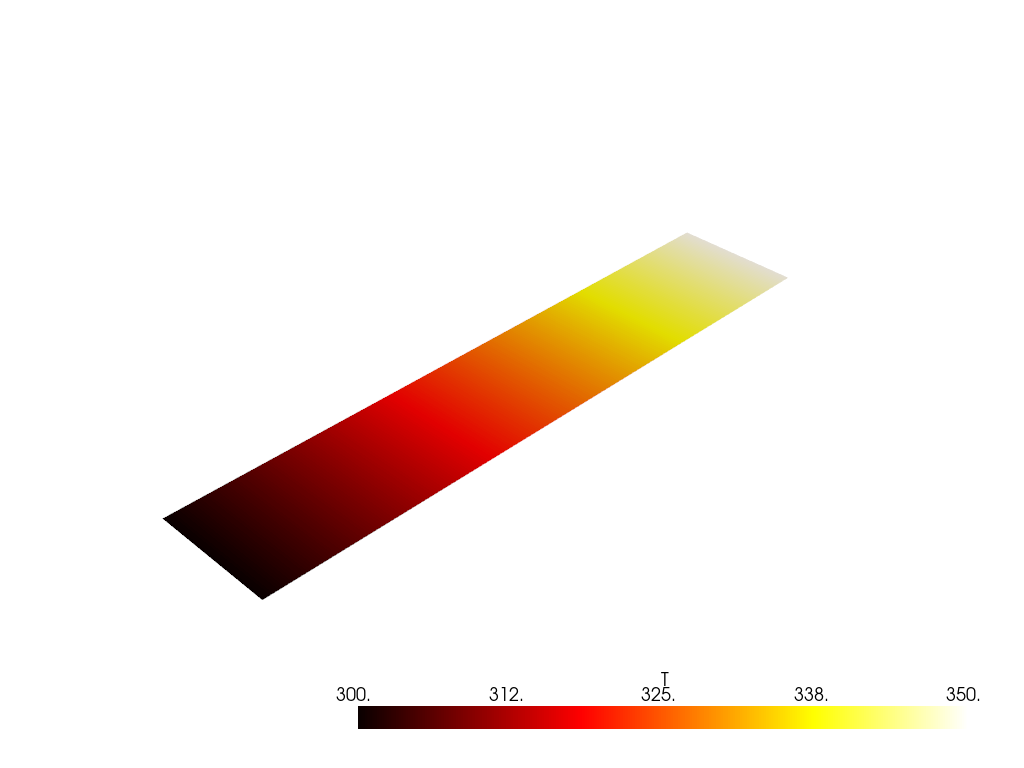

The Python source for this figure:
#!/usr/bin/env python
"""2D steady heat conduction MWE: NASTRAN-95 backend through Elmer Studio API.

Builds a 2D plate with temperature boundary conditions, solves with NASTRAN (HEAT 1),
prints measured vs theory, saves .esm project, and writes offscreen PNG.
"""
from __future__ import annotations

import os
import sys
from pathlib import Path

# Ensure we can import elmerstudio when run from anywhere
sys.path.insert(0, str(Path(__file__).resolve().parents[2]))

from elmerstudio.core import builder as B
from elmerstudio.core import project
from elmerstudio.core.geometry import build_geometry
from elmerstudio.core.meshing import build_mesh
from elmerstudio.core.results import Solution
from elmerstudio.core.study_runner import StudyRunner
import numpy as np


def main():
    # 2D plate: L=1.0m, H=0.2m
    L, H_plate = 1.0, 0.2
    T_left, T_right = 350.0, 300.0

    m = B.new_model("2D", ["ht"], "stationary")
    m.create("geom.rectangle", m.component.child("geometry"), index=0, w=str(L), h=str(H_plate))
    B.add_material(m, "Structural steel", all_domains=True)

    mn = m.component.child("mesh")
    mn.props["sequence"] = "user"
    m.create("mesh.size", mn, mode="custom", hmax="0.1", hmin="0.05")

    geo = build_geometry(m, display=False)
    ph = m.component.child("physics.ht")

    bnd_left = geo.select("boundary", xmax=0)
    bnd_right = geo.select("boundary", xmin=0.99 * L)
    assert bnd_left and bnd_right

    t1 = B.add_feature(m, ph, "ht.temperature", bnd_left)
    t1.props["T0"] = f"{T_left}[K]"

    t2 = B.add_feature(m, ph, "ht.temperature", bnd_right)
    t2.props["T0"] = f"{T_right}[K]"

    st = m.studies()[0]
    st.props["backend"] = "nastran"

    wd = project.new_workdir()
    try:
        folders = StudyRunner(m, st, wd, None, None).run()
        assert folders
        folder = folders[0]
        sol = Solution(folder)

        assert sol.meta["status"] == "converged"
        assert sol.meta["backend"] == "nastran"

        coords = sol.topo.nodes * sol.scale
        T_field = sol.names(0)["T"]
        T_exact = T_left + (T_right - T_left) * (coords[:, 0] / L)
        max_err = np.max(np.abs(T_field - T_exact))
        print(f"Heat conduction max temperature error: {max_err:.4e} K")

        # Save .esm
        out_esm = os.path.join(os.path.dirname(__file__), "heat_2d.esm")
        project.save(m, out_esm, wd)
        print(f"Saved project: {out_esm}")

        # Write offscreen PNG of temperature field
        import pyvista as pv
        from elmerstudio.core.results import Topology
        plotter = pv.Plotter(off_screen=True)
        g = Topology(mesh_result=sol.topo).bulk_grid()
        g.point_data["T"] = T_field
        plotter.add_mesh(g, scalars="T", cmap="hot")
        png_path = os.path.join(os.path.dirname(__file__), "heat_2d.png")
        plotter.screenshot(png_path)
        plotter.close()
        print(f"Saved PNG: {png_path}")

    finally:
        project.discard_workdir(wd)
        import shutil
        shutil.rmtree(wd, ignore_errors=True)


if __name__ == "__main__":
    main()
